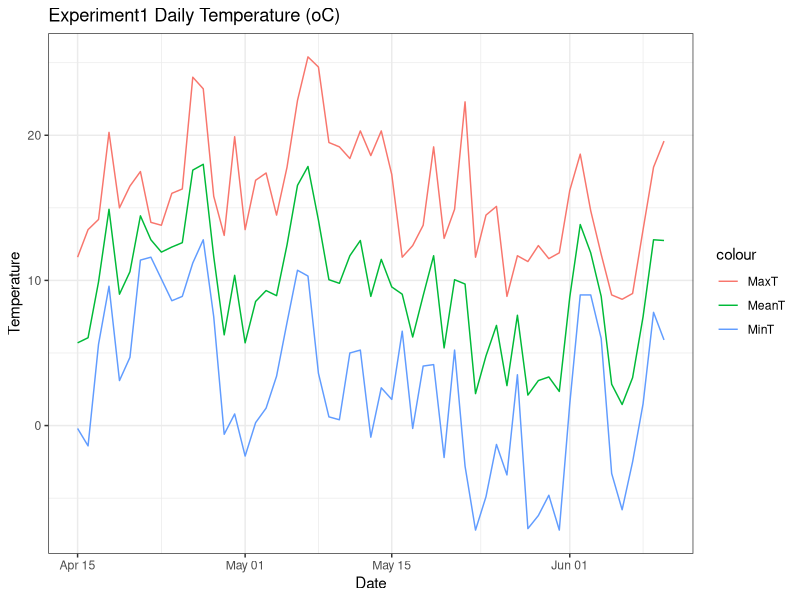

Here is the R script that generated this plot:
## ---- chunk 1

library(tidyr)
library (dplyr)
library (ggplot2)
library (lubridate)
library (reshape2)
## ---- chunk 2

setwd("C:\\Users\\Ed\\Documents\\Subclovergit\\Temperatures Cold test")
getwd()

#create file
df_Tone <- read.table("FieldExp_1.txt",header=TRUE)
df_Tone
head(df_Tone)
summary (df_Tone)
tail(df_Tone)
## ---- chunk 3

df_Tone$Date <- dmy(df_Tone$Date)
#df_Tone_long <- melt(df_Tone, id="Date")

df_Tone %>%
ggplot(aes(x=Date)) +
    geom_line(aes(y= AverageofMeanTt, colour = "MeanT"))+
    geom_line(aes(y = AverageofTm, colour = "MinT"))+
    geom_line(aes(y = AverageofTx, colour = "MaxT"))+
    ylab("Temperature")+
    theme_bw()+
    ggtitle("Experiment1 Daily Temperature (oC) ")

## ---- chunk 4

Tb <-0 #base temperature oC 

df_Tone <- df_Tone %>%
  mutate(TT=AverageofMeanTt-Tb)
head(df_Tone)
